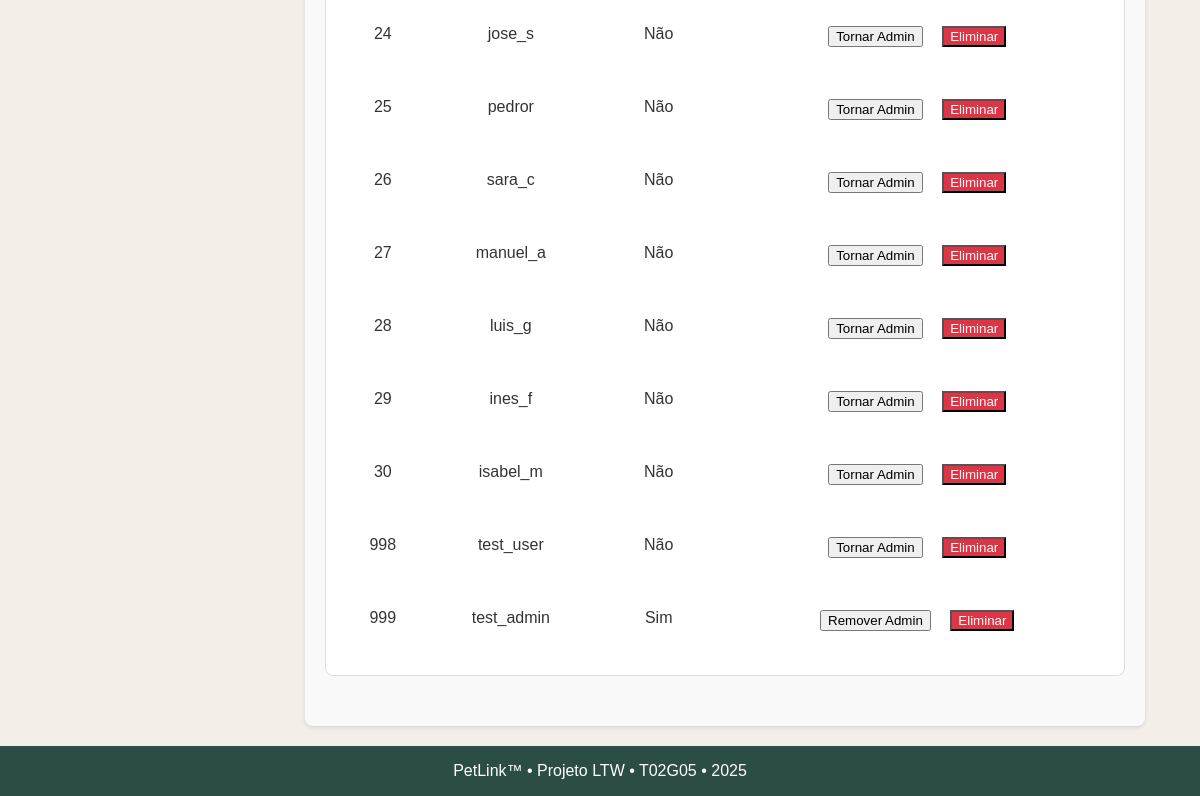
The page /pages/admin.php (signed in, lower part) on the database as committed earlier.
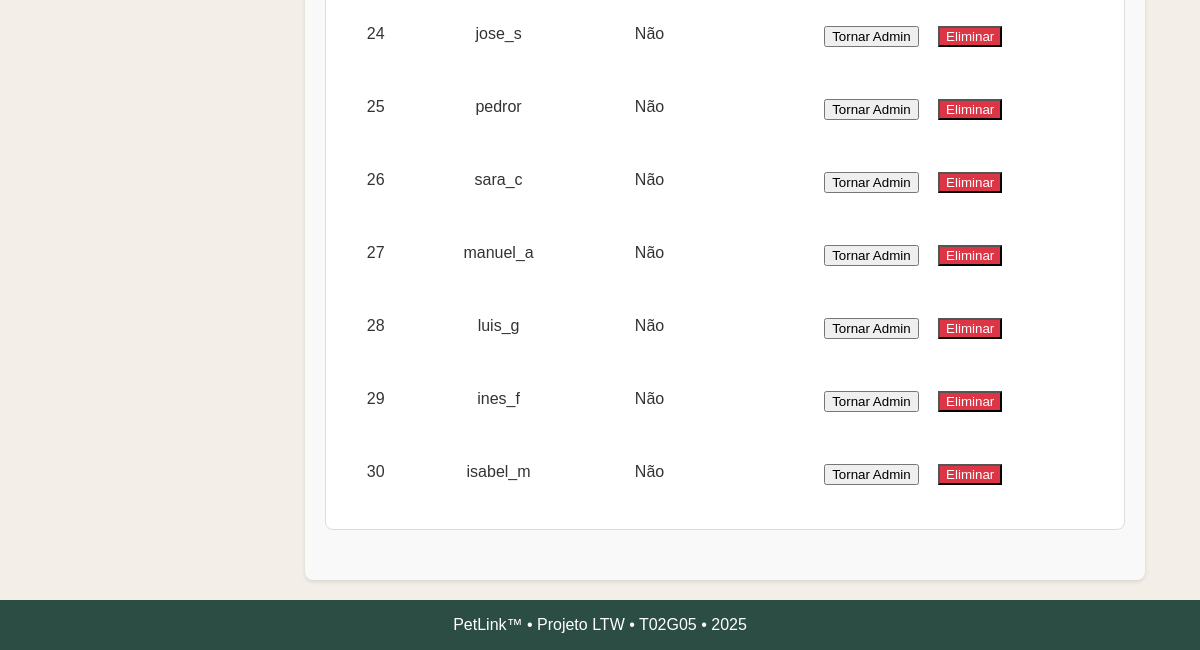
The same page on the database as committed later.
### tables this page shows
CREATE TABLE Users (
    user_id         INTEGER PRIMARY KEY AUTOINCREMENT,
    is_admin        BOOLEAN DEFAULT FALSE,
    username        TEXT UNIQUE NOT NULL,
    email           TEXT UNIQUE NOT NULL,
    password_hash   TEXT NOT NULL,
    name            TEXT NOT NULL,
    photo_id        INTEGER,
    phone           TEXT,
    district        TEXT NOT NULL,
    created_at      TIMESTAMP DEFAULT CURRENT_TIMESTAMP,
    user_description TEXT DEFAULT '', -- <-- add this line

    FOREIGN KEY (photo_id) REFERENCES Media(media_id) ON DELETE CASCADE
);

### database/users.class.php (called while the page is built, shortened)
<?php
class User {
    public static function getAllUsers(PDO $db): array {
        $stmt = $db->prepare('SELECT user_id, username, name, is_admin FROM users');
        $stmt->execute();
        return $stmt->fetchAll(PDO::FETCH_ASSOC);
    }
}

### templates/adminUserTab.php (the view, shortened to what this page needs)
<?php
require_once(__DIR__.'/../database/connection.db.php');
require_once(__DIR__.'/../database/users.class.php');
require_once(__DIR__.'/../templates/admin.php');
require_once(__DIR__.'/../templates/layout.php');
$db = getDatabaseConnection();
$users = User::getAllUsers($db);
?>
<section class="admin-section">
    <?php if (empty($users)): ?>
        <p>Nenhum utilizador encontrado.</p>
    <?php else: ?>
        <table>
            <tbody>
                <?php foreach ($users as $user): ?>
                    <tr>
                        <td style="text-align:center"><?= htmlspecialchars((string)$user['user_id']) ?></td>
                        <td><?= htmlspecialchars($user['username']) ?></td>
                        <td><?= ((int)$user['is_admin'] === 1) ? 'Sim' : 'Não' ?></td>
                        <td>
                            <?php if ((int)$user['user_id'] !== (int)$_SESSION['user_id']): ?>
                                <form action="/actions/action_elevateUser.php" method="post" class="admin-action-form">
                                    <button type="submit" name="action" value="toggle_admin">
                                        <?= ((int)$user['is_admin'] === 1) ? 'Remover Admin' : 'Tornar Admin' ?>
                                    </button>
                                </form>
                                <form action="/actions/action_deleteUser.php" method="post" class="admin-action-form" onsubmit="return confirm('Tem a certeza que quer eliminar este utilizador?');">
                                    <button type="submit" name="action" value="delete_user" style="background-color: #dc3545; color: white;">Eliminar</button>
                                </form>
                            <?php else: ?>
                                (Eu)
                            <?php endif; ?>
                        </td>
                    </tr>
                <?php endforeach; ?>
            </tbody>
        </table>
    <?php endif; ?>
</section>

Rows that differ between the two databases and show on the page:
removed users: user_id "998", username "test_user", is_admin "Não"
removed users: user_id "999", username "test_admin", is_admin "Sim"
